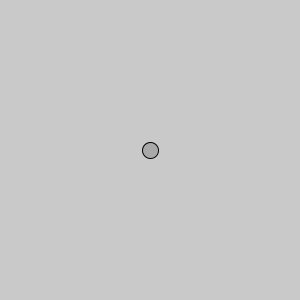
Frame 1 (no input)
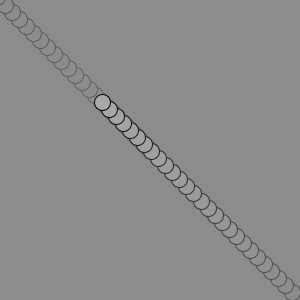
Frame 60 (the mouse pressed at the canvas centre just before this capture)
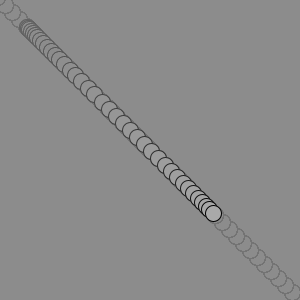
Frame 120 (the mouse held since frame 60 and released just before this capture)

The Processing sketch that drew these frames (run headless with seeded random() and noise(); from frame 60 on, the mouse is pressed at the canvas centre):

// Processing sketch: _012812Object_Review_with_Pvector
// ── _012812Object_Review_with_Pvector.pde
Mover mover1;

void setup() {
  size(300, 300);
  smooth();
  mover1=new Mover();
}

void draw() {
    noStroke();
    fill(132,132,132,10);
    rect(0,0,height,width);
//  background(132, 132, 132);
  mover1.update();
  mover1.display();
  println(mover1.location);
  mover1.checkEdges();
}


class Mover {

  PVector location;
  PVector velocity;
  PVector acceleration;
  int topspeed;
  
  Mover() { 
    location= new PVector(height/2, width/2);
    velocity= new PVector(0,0);
    acceleration= new PVector(-0.001,0.01);
    topspeed=10;
  }
  void update() { 
//    acceleration= new PVector(random(-1,1),random(-1,1));
//    acceleration.normalize();
//    acceleration.mult(.2);
//    acceleration.mult(random(2));
    PVector mouse = new PVector(mouseX,mouseY);
    PVector dir=PVector.sub(mouse,location);
    dir.normalize();
    dir.mult(.5);
    acceleration=dir;
    
    location.add(velocity);
    velocity.add(acceleration);
    velocity.limit(topspeed);
  }
  void display() { 
    stroke(0);
    fill(169);
    ellipse(location.x, location.y, 16, 16);
  }
  void checkEdges() {

    if (location.x > width) {
      location.x = 0;
    } 
    else if (location.x < 0) {
      location.x = width;
    }

    if (location.y > height) {
      location.y = 0;
    } 
    else if (location.y < 0) {
      location.y = height;
    }
  }
}
